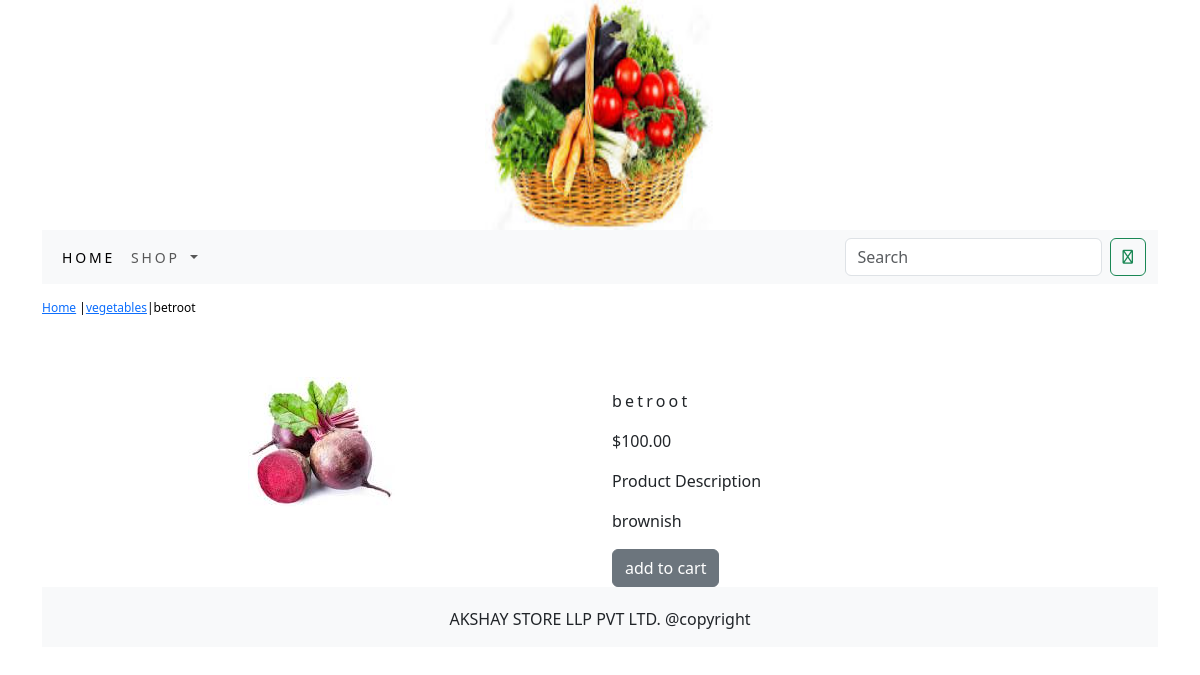
The app's page /shop/vegetables/betroot/ with its own data.
### shop/models.py (models this page shows, shortened)
class product(models.Model):
    name = models.CharField(max_length=250, unique=True)
    slug = models.SlugField(max_length=250, unique=True)
    description = models.TextField(blank=True)
    price = models.DecimalField(max_digits=10,decimal_places=2)
    category = models.ForeignKey(category,on_delete=models.CASCADE)  #access items from a specified table
    image = models.ImageField(upload_to='product', blank=True)
    stock=models.IntegerField()
    available=models.BooleanField(default=True)
    created=models.DateTimeField(auto_now_add=True)
    updated=models.DateTimeField(auto_now=True)
    class Meta:
        ordering = ('name',)
        verbose_name = 'product'
        verbose_name_plural = 'products'

class category(models.Model):
    name=models.CharField(max_length=250,unique=True)
    slug=models.SlugField(max_length=250,unique=True)
    description=models.TextField(blank=True)
    image=models.ImageField(upload_to='category',blank=True)                         #UPLOAD IMG TO CATEGORY MENU
    class Meta:
        ordering=('name',)
        verbose_name='category'
        verbose_name_plural='categories'
    def get_url(self):
        return reverse('shop:product_by_category',args=[self.slug])
    def __str__ (self):
          return '{}'.format(self.name)

### shop/views.py (the view)
# urls.py: path('<slug:c_slug>/<slug:product_slug>/', views.proDetail, name='prodcatdetail'),
def proDetail(request,c_slug,product_slug):
    try:
        Product= product.objects.get(category__slug=c_slug,slug=product_slug)
    except Exception as e:
        raise e
    return render(request,'product.html',{'Product':Product})

### cart/context_processors.py (called while the page is built)
def counter(request):
    item_count=0
    if 'admin' in request.path:
        return  {}
    else:
        try:
            cart=Cart.objects.filter(cart_id=_cart_id(request))
            cart_items=CartItem.objects.all().filter(cart=cart[:1])
            for cart_item in cart_items:
                item_count += cart_item.quantity
        except Cart.DoesNotExist:
            item_count =0
    return dict(item_count=item_count)

### cart/views.py (called while the page is built)
def _cart_id(request):
    cart=request.session.session_key
    if not cart:
        cart=request.session.create()
    return cart

### shop/context_processors.py (called while the page is built)
def menu_links(request):
    links=category.objects.all()
    return dict(links=links)

### templates/product.html (shortened to what this page needs)
{% extends 'base.html' %}
{% load static %}
{% block content %}
<div class="row my_prod_row_class">
    <div class="mx_auto">
        <p><a href="{% url 'shop:allprodcat' %}">Home</a> |<a href="{{Product.category.get_url}}">{{Product.category}}</a>|{{Product.name}}</p>
</div>
</div>
<div class="container">
<br>
<div class="row">
    <div class="col-12 col-sm-12 col-md-12 col-lg-6 text-center">
        <div style="min-width:18rem">
        <img src="{{Product.image.url}}" alt="{{Product.name}}">
    </div>
</div>
        <div class="col-12 col-sm-12 col-md-12 col-lg-6">
            <div>
            <h1 class="my_prod_title">{{Product.name}}</h1>
            <p>${{Product.price}}</p>
            <p class="my_title">Product Description</p>
            <p class="text-justify my_prod_text">{{Product.description}}</p>
            {% if Product.stock <= 0 %}
            <p class="text-justify my_prod_text"><b>out of stock</b></p>
            {% else %}
            <a class="btn btn-secondary" href="{% url 'cart:add_cart' Product.id %}">add to cart</a>
            {% endif %}
        </div>
    </div>
</div>
{% endblock %}

### static/css/custom.css (style rules this page uses)
body { font-family: 'Bacasime Antique', serif; }
.my_title { font-size:16px; text_transform:uppercase letter-spacing:.2em; }
.my_prod_row_class { padding-top:15px; padding-bottom:20px; }
.my_prod_row_class .mx_auto { color:#000; font-size:12px; text-decoration:none; }
.my_prod_title { font-size:16px; text=transform:uppercase; letter-spacing:.2em; padding-top:15px; padding-bottom:10px; }
.my_prod_text { padding-right:20px; }

### records on screen
product: category "vegetables", name "betroot", image (picture), price "100.00", description "brownish"
